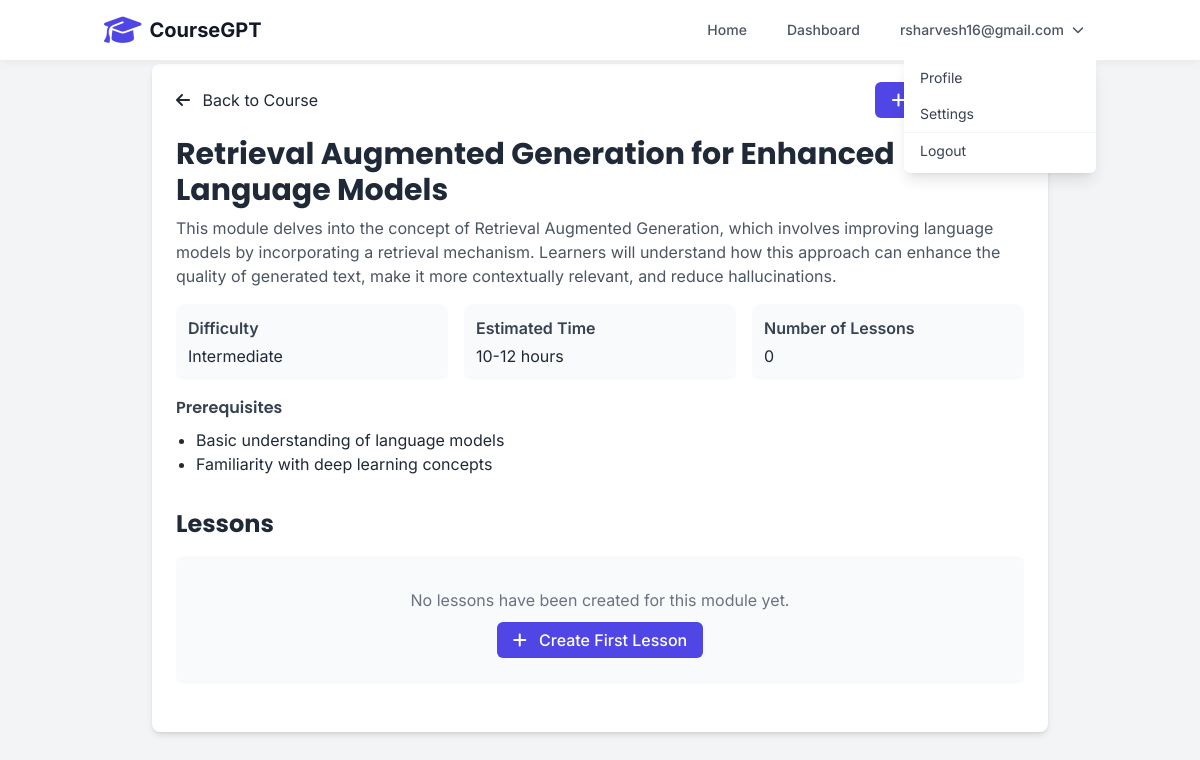
Screenshot of /modules/ce153d5c-34fc-46a3-a934-3384f2f40fbd (signed in) with the database file from the repository.
### tables this page shows
CREATE TABLE users (
        id INTEGER PRIMARY KEY AUTOINCREMENT,
        username TEXT UNIQUE NOT NULL,
        email TEXT UNIQUE NOT NULL,
        hashed_password TEXT NOT NULL,
        disabled BOOLEAN NOT NULL DEFAULT 0,
        created_at TIMESTAMP DEFAULT CURRENT_TIMESTAMP
    );

CREATE TABLE modules (
        id TEXT PRIMARY KEY,
        course_id TEXT NOT NULL,
        title TEXT NOT NULL,
        description TEXT NOT NULL,
        prerequisites TEXT,
        difficulty TEXT NOT NULL,
        estimated_time TEXT,
        FOREIGN KEY (course_id) REFERENCES courses (id)
    );

### app.py (the view)
@app.get("/modules/{module_id}", response_class=HTMLResponse)
async def view_module(request: Request, module_id: str):
    user = await get_current_user(request)
    if not user:
        return RedirectResponse(url="/login", status_code=status.HTTP_302_FOUND)
    module = get_module(module_id)
    if not module:
        raise HTTPException(status_code=404, detail="Module not found")
    course = get_course(module.course_id)
    module_lessons = get_module_lessons(module_id)
    return templates.TemplateResponse(
        "module_detail.html",
        {"request": request, "user": user, "module": module, "course": course, "lessons": module_lessons}
    )

### templates/module_detail.html (shortened to what this page needs)
{% extends "base.html" %}
{% block content %}
<div class="max-w-4xl mx-auto bg-white rounded-lg shadow-md p-6">
    <div class="mb-6 flex items-center justify-between">
        <a href="/courses/{{ course.id }}" class="text-primary hover:text-primary-dark">
            <i class="fas fa-arrow-left mr-2"></i> Back to Course
        </a>
        <div>
            <a href="/modules/{{ module.id }}/lessons/new" class="btn-primary">
                <i class="fas fa-plus mr-2"></i> Add Lesson
            </a>
        </div>
    </div>
    <div class="mb-8">
        <h1 class="text-3xl font-bold mb-2">{{ module.title }}</h1>
        <p class="text-gray-600 mb-4">{{ module.description }}</p>
        <div class="grid grid-cols-1 md:grid-cols-3 gap-4 mb-4">
            <div class="p-3 bg-gray-50 rounded-lg">
                <div class="font-semibold text-gray-700">Difficulty</div>
                <div class="mt-1">{{ module.difficulty }}</div>
            </div>
            <div class="p-3 bg-gray-50 rounded-lg">
                <div class="font-semibold text-gray-700">Estimated Time</div>
                <div class="mt-1">{{ module.estimated_time }}</div>
            </div>
            <div class="p-3 bg-gray-50 rounded-lg">
                <div class="font-semibold text-gray-700">Number of Lessons</div>
                <div class="mt-1">{{ lessons|length }}</div>
            </div>
        </div>
        {% if module.prerequisites %}
        <div class="mt-4">
            <h3 class="font-semibold text-gray-700 mb-2">Prerequisites</h3>
            <ul class="list-disc pl-5">
                {% for prereq in module.prerequisites %}
                <li>{{ prereq }}</li>
                {% endfor %}
            </ul>
        </div>
        {% endif %}
    </div>
    <div class="mb-6">
        <h2 class="text-2xl font-bold mb-4">Lessons</h2>
        {% if lessons %}
        <div class="space-y-4">
            {% for lesson in lessons %}
            <div class="p-4 border border-gray-200 rounded-lg hover:shadow-md transition-shadow">
                <div class="flex justify-between items-start">
                    <div>
                        <h3 class="text-xl font-semibold">
                            <a href="/lessons/{{ lesson.id }}" class="text-primary hover:text-primary-dark">
                                {{ lesson.title }}
                            </a>
                        </h3>
                        <p class="text-gray-600 mt-1">{{ lesson.description }}</p>
                        {% if lesson.learning_outcomes %}
                        <div class="mt-2">
                            <span class="text-sm font-semibold text-gray-600">Learning Outcomes:</span>
                            <span class="text-sm text-gray-600">{{ lesson.learning_outcomes|length }}</span>
                        </div>
                        {% endif %}
                    </div>
                    <div class="flex space-x-2">
                        <a href="/lessons/{{ lesson.id }}/edit" class="text-blue-500 hover:text-blue-700" title="Edit">
                            <i class="fas fa-edit"></i>
                        </a>
                    </div>
                </div>
            </div>
            {% endfor %}
        </div>
        {% else %}
        <div class="text-center p-8 bg-gray-50 rounded-lg">
            <p class="text-gray-500 mb-4">No lessons have been created for this module yet.</p>
            <a href="/modules/{{ module.id }}/lessons/new" class="btn-primary">
                <i class="fas fa-plus mr-2"></i> Create First Lesson
            </a>
        </div>
        {% endif %}
    </div>
</div>
{% endblock %}

### templates/base.html (shortened to what this page needs)
<!DOCTYPE html>
<html lang="en">
<head>
    <script src="https://cdn.tailwindcss.com"></script>
    <link rel="stylesheet" href="https://cdnjs.cloudflare.com/ajax/libs/font-awesome/6.4.0/css/all.min.css">
    <link rel="stylesheet" href="https://cdnjs.cloudflare.com/ajax/libs/highlight.js/11.7.0/styles/atom-one-dark.min.css">
</head>
<body x-data="{ mobileMenuOpen: false }">
    <nav class="navbar fixed w-full z-10 top-0">
        <div class="container mx-auto px-4 py-3 flex justify-between items-center">
            <div class="flex items-center">
                <a href="/" class="flex items-center">
                    <div class="logo-animation mr-2 text-3xl text-indigo-600">
                        <i class="fas fa-graduation-cap"></i>
                    </div>
                    <span class="text-xl font-bold text-gray-900">CourseGPT</span>
                </a>
            </div>
            <div class="hidden md:flex items-center space-x-4">
                <a href="/" class="text-gray-600 hover:text-indigo-600 px-3 py-2 rounded-md text-sm font-medium">Home</a>
                <a href="/dashboard" class="text-gray-600 hover:text-indigo-600 px-3 py-2 rounded-md text-sm font-medium">Dashboard</a>
                {% if user %}
                <div class="relative" x-data="{ open: false }">
                    <button @click="open = !open" class="flex items-center text-gray-600 hover:text-indigo-600 px-3 py-2 rounded-md text-sm font-medium">
                        <span>{{ user.username }}</span>
                        <i class="fas fa-chevron-down ml-2 text-xs"></i>
                    </button>
                    <div x-show="open" @click.away="open = false" class="absolute right-0 mt-2 w-48 bg-white rounded-md shadow-lg py-1 z-50">
                        <a href="/profile" class="block px-4 py-2 text-sm text-gray-700 hover:bg-gray-100">Profile</a>
                        <a href="/settings" class="block px-4 py-2 text-sm text-gray-700 hover:bg-gray-100">Settings</a>
                        <div class="border-t border-gray-100"></div>
                        <a href="/logout" class="block px-4 py-2 text-sm text-gray-700 hover:bg-gray-100">Logout</a>
                    </div>
                </div>
                {% else %}
                <a href="/login" class="text-gray-600 hover:text-indigo-600 px-3 py-2 rounded-md text-sm font-medium">Login</a>
                <a href="/register" class="bg-indigo-600 hover:bg-indigo-700 text-white px-4 py-2 rounded-md text-sm font-medium">Sign Up</a>
                {% endif %}
            </div>
        </div>
    </nav>
    <div class="pt-16 min-h-screen">
        {% block content %}{% endblock %}
    </div>
</body>
</html>

### templates/base.html (style rules this page uses)
:root { --primary: #4f46e5; --primary-dark: #4338ca; --secondary: #10b981; --dark: #1f2937; --light: #f9fafb; --gray: #6b7280; --success: #10b981; --warning: #f59e0b; --danger: #ef4444; }
body { font-family: 'Inter', sans-serif; background-color: #f3f4f6; color: #1f2937; }
h1, h2, h3, h4, h5, h6 { font-family: 'Poppins', sans-serif; }
.navbar { background-color: #fff; box-shadow: 0 2px 10px rgba(0, 0, 0, 0.05); }
.btn-primary { background-color: var(--primary); color: white; padding: 0.5rem 1rem; border-radius: 0.375rem; font-weight: 500; transition: all 0.3s ease; }

### rows the page displays
users: username "rsharvesh16@gmail.com"
modules: title "Retrieval Augmented Generation for Enhanced Language Models", description "This module delves into the concept of Retrieval Augmented Generation, which involves improving language models by incorporating a retrieval mechanism. Learners will understand how this approach can enhance the quality of generated text, make it more contextually relevant, and reduce hallucinations.", difficulty "Intermediate", estimated_time "10-12 hours"

### other values shown
{{ lessons|length }} "0"
{{ prereq }} "Basic understanding of language models" "Familiarity with deep learning concepts"
